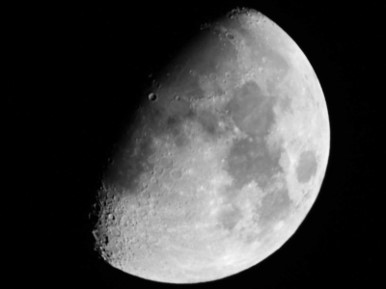
#> input picture sharpen/hw2_picture3.jpg, 386 x 289 px, found by its file name
$ python image_Sharpen.py
#> lines starting #> are read from the running program, lines starting #| are printed output that depends on the picture

# 引入必要的包
import numpy as np
import matplotlib.image as mpimg    # 用于读取
import matplotlib.pyplot as plt     # 用于显示
import logging

class Sharpen(object):
    def __init__(self):
        pass

    def sharpen(img, *, laplacian_type=0,show_laplacian = False):
        size_h, size_w, size_c = img.shape
        # 创建空图像

        new_img = np.zeros([size_h, size_w, size_c], dtype=np.uint8)  # 更改类型
        la_img = np.zeros([size_h, size_w, size_c], dtype=np.uint8)  # 更改类型
        laplacian = [
            [[-1, -1, -1], [-1, 8, -1], [-1, -1, -1]],
            [[-1, 0, -1], [0, 4, 0], [-1, 0, -1]],
            [[0, -1, 0], [-1, 4, -1], [0, -1, 0]]
        ]
        # laplacian = [[-1, 0, -1], [0, 4, 0], [-1, 0, -1]]
        # laplacian = [[0, -1, 0], [-1, 4, -1], [0, -1, 0]]
        laplacian = np.asarray(laplacian)
        # 不计算第一行、第一列以及最后一行最后一列，让其保持为 0
        # 注意最后的负数
        for i in range(1, size_h-1):
            for j in range(1, size_w-1):
                location = img[i-1:i+2, j-1:j+2]
                sum = (location * laplacian[laplacian_type]).sum()
                if sum < 0:
                    sum = 0
                la_img[i, j] = sum
                pix_value = min(sum + img[i, j][0], 255)
                new_img[i, j] = pix_value
        if show_laplacian == True:
            plt.imshow(la_img)
            plt.axis('off')
            plt.show()
        # new_img = la_img + img
        return new_img
    pass  # end class

if __name__ == '__main__':

    pic3 = mpimg.imread('.\hw2_picture3.jpg')
#> pic3 is the input picture: shape (289, 386, 3); min 0, max 249, mean 64.4

    new_pic_8 = Sharpen.sharpen(pic3,laplacian_type=0)
#> after the loop in sharpen, `for i in range(1, size_h-1):`:
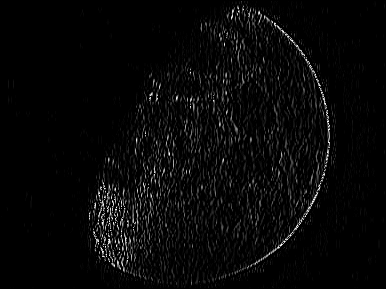
#> la_img: shape (289, 386, 3); min 0, max 255, mean 7.8
#> after the loop in sharpen, `for i in range(1, size_h-1):`:
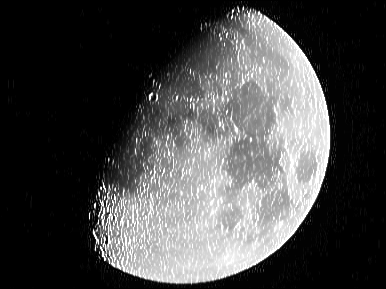
#> new_img: shape (289, 386, 3); min 0, max 255, mean 71.2
    new_pic_4 = Sharpen.sharpen(pic3,laplacian_type=2)
#> call 2 of sharpen, with laplacian_type = 2, show_laplacian = False
#> after the loop in sharpen (call 2), `for i in range(1, size_h-1):`:
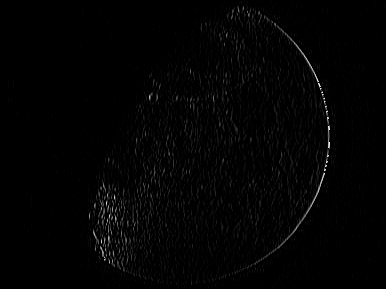
#> la_img: shape (289, 386, 3); min 0, max 255, mean 3
#> after the loop in sharpen (call 2), `for i in range(1, size_h-1):`:
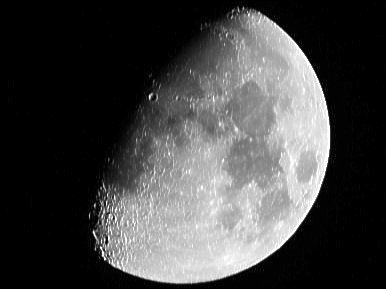
#> new_img: shape (289, 386, 3); min 0, max 255, mean 67.2
    plt.imshow(pic3)
    plt.axis('off')
    plt.show()
    plt.imshow(new_pic_8)
    plt.axis('off')
    plt.show()
    plt.imshow(new_pic_4)
    plt.axis('off')
    plt.show()
    mpimg.imsave(r'.\output_sharpen_8.png', new_pic_8)
    mpimg.imsave(r'.\output_sharpen_4.png', new_pic_4)
